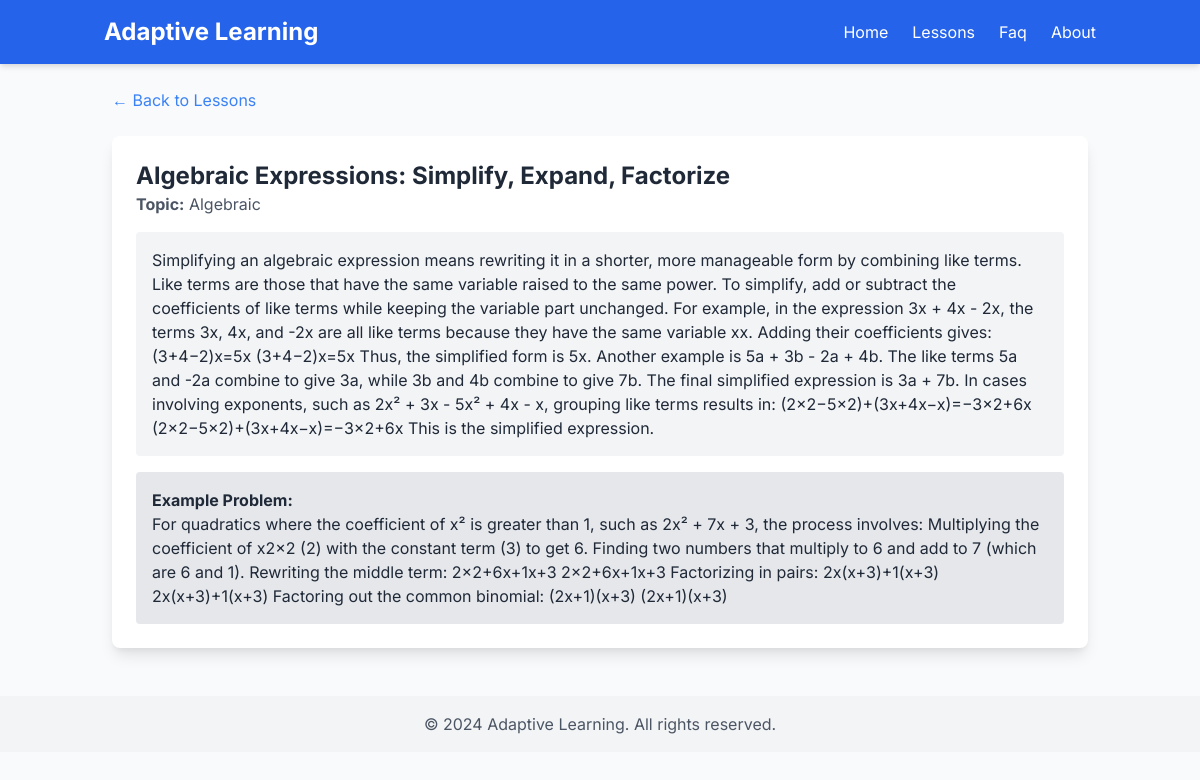
Screenshot of /lesson/algebraic-expressions-simplify-expand-factorize/ with the database file from the repository.
### core/models.py (models this page shows, shortened)
class Lesson(models.Model):
    title = models.CharField(max_length=200, unique=True)  # Unique lesson title
    slug = models.SlugField(unique=True, blank=True)  # URL-friendly version of the title
    topic = models.CharField(max_length=100)  # The category (e.g., "Geometry")
    content = models.TextField()  # The explanation of the topic
    example_problem = models.TextField(blank=True, null=True)  # Example question

### core/views.py (the view)
# urls.py: path('lesson/<slug:slug>/', lesson_detail, name='lesson_detail'),
def lesson_detail(request, slug):
    lesson = get_object_or_404(Lesson, slug=slug)
    return render(request, 'lesson_detail.html', {'lesson': lesson})

### core/templates/lesson_detail.html
{% extends "base.html" %}
{% block content %}
  <a href="{% url 'home' %}" class="text-blue-500 hover:underline">&larr; Back to Lessons</a>
  <div class="mt-6 p-6 bg-white shadow-lg rounded-lg">
    <h2 class="text-2xl font-bold">{{ lesson.title }}</h2>
    <p class="text-gray-600"><strong>Topic:</strong> {{ lesson.topic }}</p>
    <div class="mt-4 p-4 bg-gray-100 rounded">
      <p>{{ lesson.content }}</p>
    </div>
    {% if lesson.example_problem %}
      <div class="mt-4 p-4 bg-gray-200 rounded">
        <strong>Example Problem:</strong>
        <p>{{ lesson.example_problem }}</p>
      </div>
    {% endif %}
  </div>
{% endblock %}

### core/templates/base.html (style rules this page uses)
body { font-family: 'Inter', sans-serif; }

### rows the page displays
Lesson: title "Algebraic Expressions: Simplify, Expand, Factorize", topic "Algebraic", content "Simplifying an algebraic expression means rewriting it in a shorter, more manageable form by combining like terms. Like terms are those that have the same variable raised to the same power. To simplify, add or subtract the coefficients of like terms while keeping the variable part unchanged. For example, in the expression 3x + 4x - 2x, the terms 3x, 4x, and -2x are all like terms because they have the same variable xx. Adding their coefficients gives: (3+4−2)x=5x (3+4−2)x=5x Thus, the simplified form is 5x. Another example is 5a + 3b - 2a + 4b. The like terms 5a and -2a combine to give 3a, while 3b and 4b combine to give 7b. The final simplified expression is 3a + 7b. In cases involving…", example_problem "For quadratics where the coefficient of x² is greater than 1, such as 2x² + 7x + 3, the process involves: Multiplying the coefficient of x2x2 (2) with the constant term (3) to get 6. Finding two numbers that multiply to 6 and add to 7 (which are 6 and 1). Rewriting the middle term: 2x2+6x+1x+3 2x2+6x+1x+3 Factorizing in pairs: 2x(x+3)+1(x+3) 2x(x+3)+1(x+3) Factoring out the common binomial: (2x+1)(x+3) (2x+1)(x+3)"
